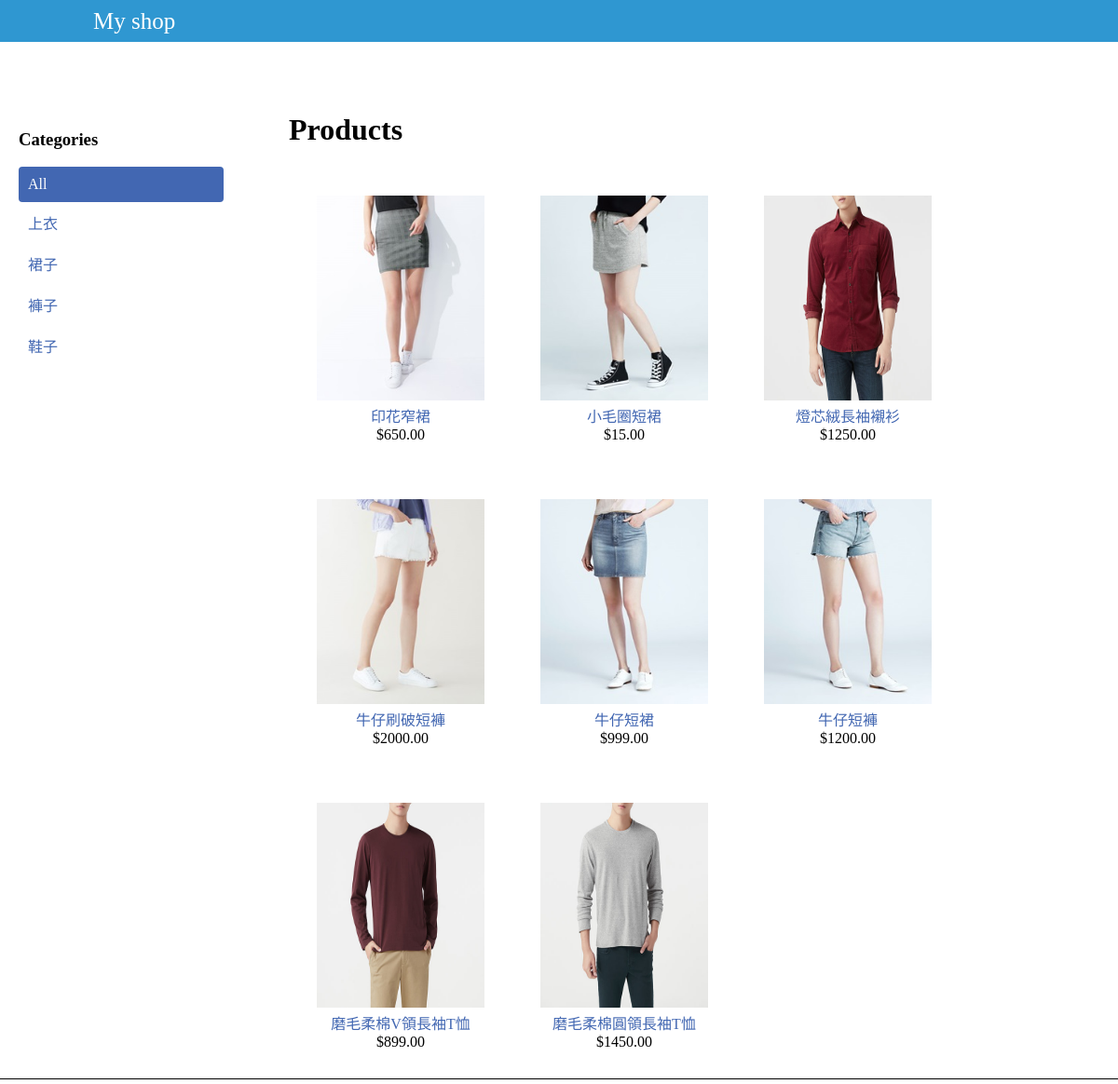
The page / on the database its author committed.
### shop/models.py (models this page shows, shortened)
class Category(models.Model):
	name = models.CharField(max_length=200, unique=True)
	class Meta:
		ordering = ['name']

class Product(models.Model):
	category = models.ForeignKey(Category, related_name='products', on_delete=models.PROTECT)
	name = models.CharField(max_length=200, db_index=True)
	image = models.ImageField(upload_to='products/%y/%m/%d', blank=True)
	description = models.TextField(blank=True)
	price = models.DecimalField(max_digits=10, decimal_places=2)
	stock = models.PositiveIntegerField()
	available = models.BooleanField(default=True)
	created = models.DateTimeField(auto_now_add=True)
	updated = models.DateTimeField(auto_now=True)
	class Meta:
		ordering = ['name',]

### shop/views.py (the view)
# urls.py: path('', product_list),
def product_list(request, category_id=None):
	category = None
	categories = Category.objects.all()
	products = Product.objects.filter(available=True)
	if category_id:
		category = Category.objects.get(id=category_id)
		products = products.filter(category=category)
	return render(request, 'list.html', locals())

### templates/list.html (shortened to what this page needs)
{% extends "base.html" %}
{% load staticfiles %}
{% block content %}
<div id = "sidebar" class="list-group">
	<h3> Categories</h3>
	<ul>
		<a href='/'>
		<li {% if not category %} class = "selected" {% else %} class = "notSelected" {% endif %}>
			 All
		</li>
		</a>
	{% for c in categories %}
		<a href="/category/{{c.id}}/">
		<li {% if category.name == c.name %} class="selected" {% else %} class = "notSelected"  {% endif %}>
			 {{c.name}}
		</li>
		</a>
	{% endfor %}
	</ul>
</div>
<div id="main" class="product-list">
	<h1> {% if category %} {{category.name}} {% else %} Products {% endif %} </h1>
	{% for product in products %}
	<div class="item">
		<a href="/product_detail/{{product.id}}">
			<img src="{% if product.image %}{{product.image.url}} {% else %} {% static 'blank.jpg' %} {% endif %}">
		</a>
		<br>
		<a href="/product_detail/{{product.id}}"> {{product.name}} </a> <br>
		${{product.price}}
	</div>
	{% endfor %}
</div>
{% endblock %}

### templates/base.html (shortened to what this page needs)
{%load staticfiles %}
<!DOCTYPE html>
<html>
<head>
	<link href="{% static 'css/base.css' %}" rel="stylesheet">
</head>
<body>
	<div id="header">
		<a href="/" class="logo"> My shop</a>
	</div>
	<div id="content">
		{% block content %}
		{% endblock %}
	</div>
	<div style="width:100%; height:1px; background: black; margin-bottom: 5px;"></div>
</body>
</html>

### static/css/base.css (style rules this page uses)
#header { height:45px; width: 89.5%; background-color: #2F97D1; padding-left: 100px; padding-right:100px; display: flex; align-items: center; position:fixed; top:0; }
body { margin:0px; }
.logo { color:white; font-size: 25px; }
#content { margin-top:100px; display: flex; }
#main { width: 100%; display: flex; overflow: auto; flex-wrap: wrap; margin-left: 50px; }
.item img { width: 180px; height:220px; }
h1 { width: 100%; }
.item { padding: 30px; text-align: center; }
#sidebar { padding: 20px; }
a { width: 100%; color: #4267B2; text-decoration:none; font-size: 16px; }
li { list-style-type: none; }
.selected { padding: 10px; width: 200px; background-color:#4267B2; color: white; border-radius: 4px; }
.notSelected { padding: 10px; border-radius: 4px; width: 200px; background-color:white; color:#4267B2; }
ul { padding: 0px; }

### rows shown on the page
Category: name "上衣"
Category: name "裙子"
Category: name "褲子"
Category: name "鞋子"
Product: image (picture), name "印花窄裙", price "650.00"
Product: image (picture), name "小毛圈短裙", price "15.00"
Product: image (picture), name "燈芯絨長袖襯衫", price "1250.00"
Product: image (picture), name "牛仔刷破短褲", price "2000.00"
Product: image (picture), name "牛仔短裙", price "999.00"
Product: image (picture), name "牛仔短褲", price "1200.00"
Product: image (picture), name "磨毛柔棉V領長袖T恤", price "899.00"
Product: image (picture), name "磨毛柔棉圓領長袖T恤", price "1450.00"
